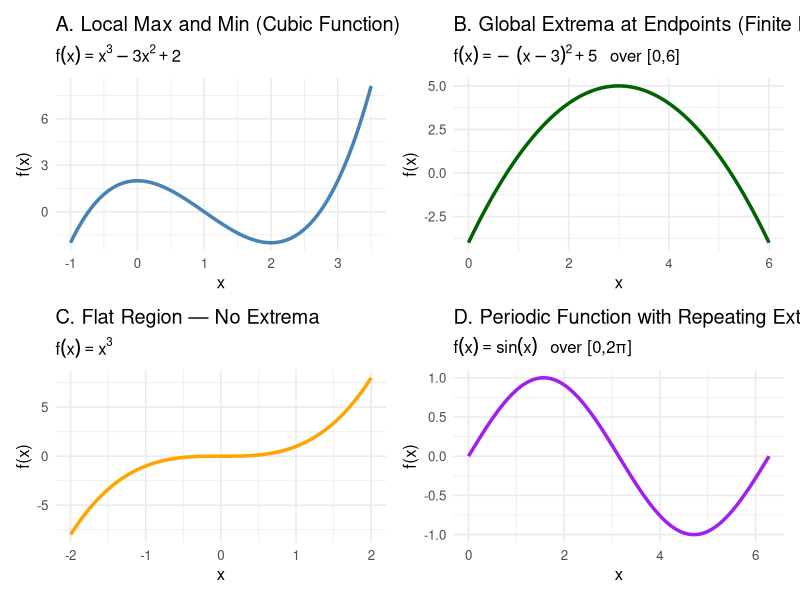
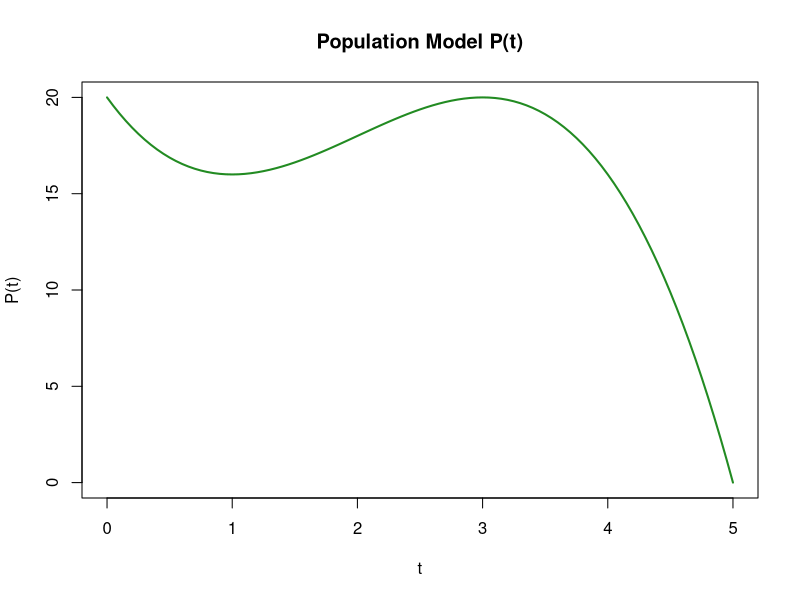
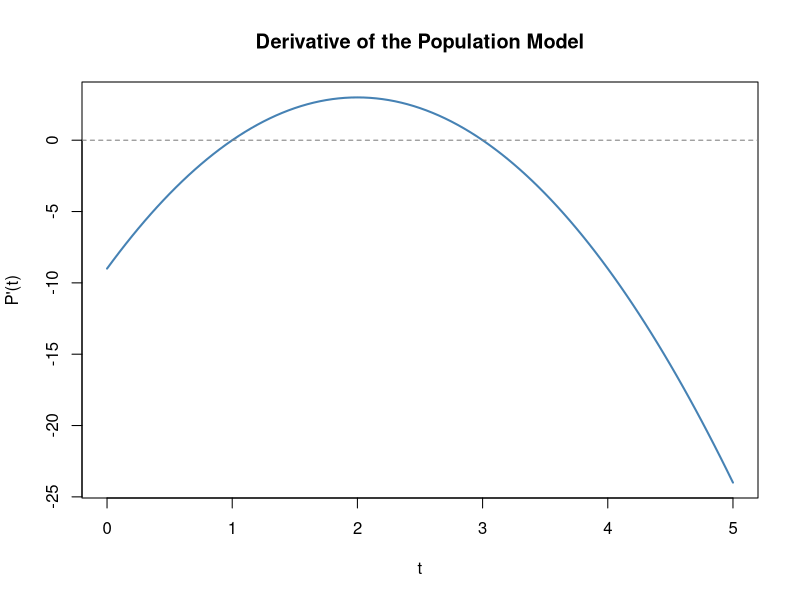
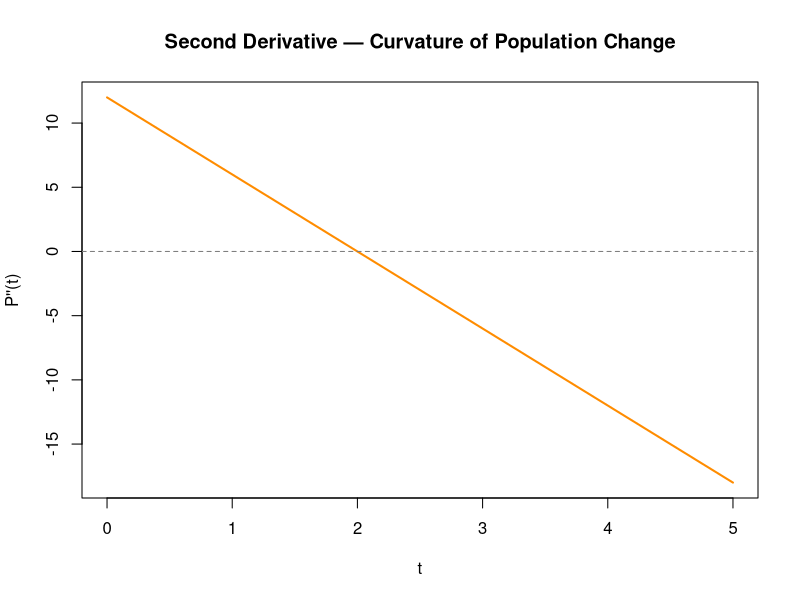
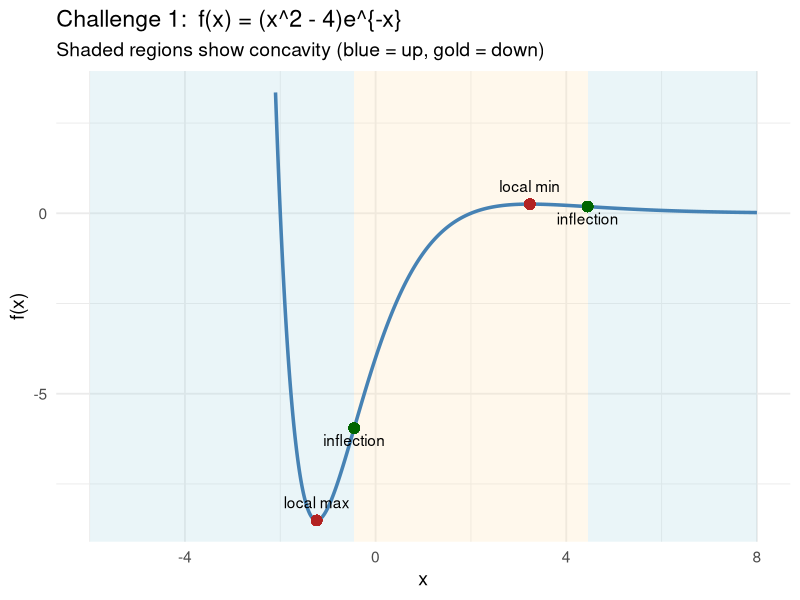
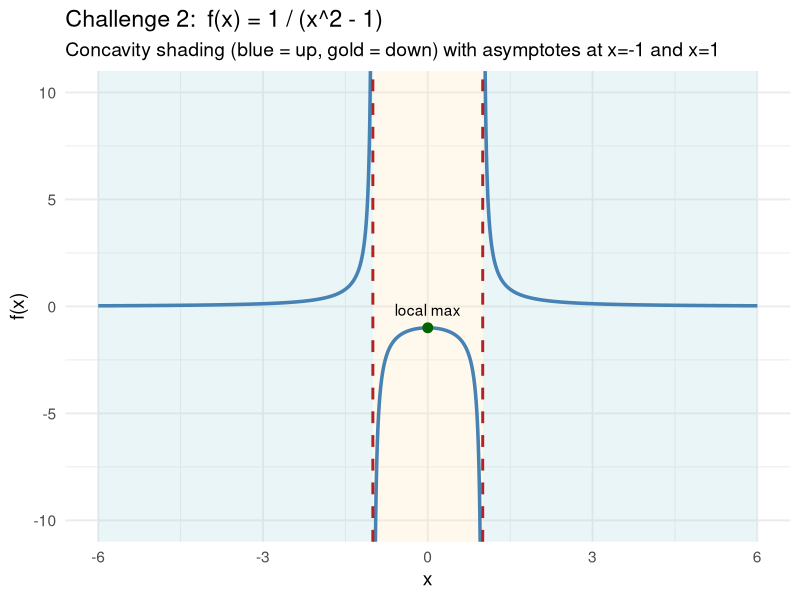
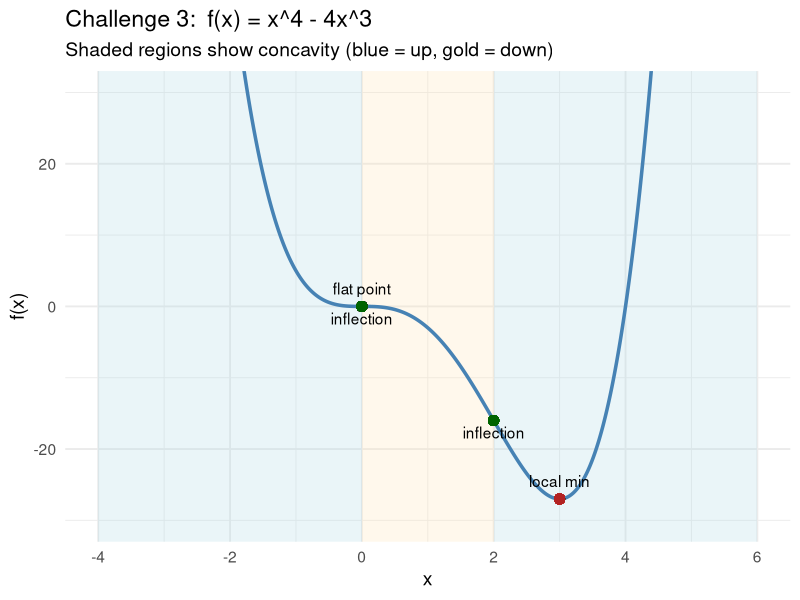
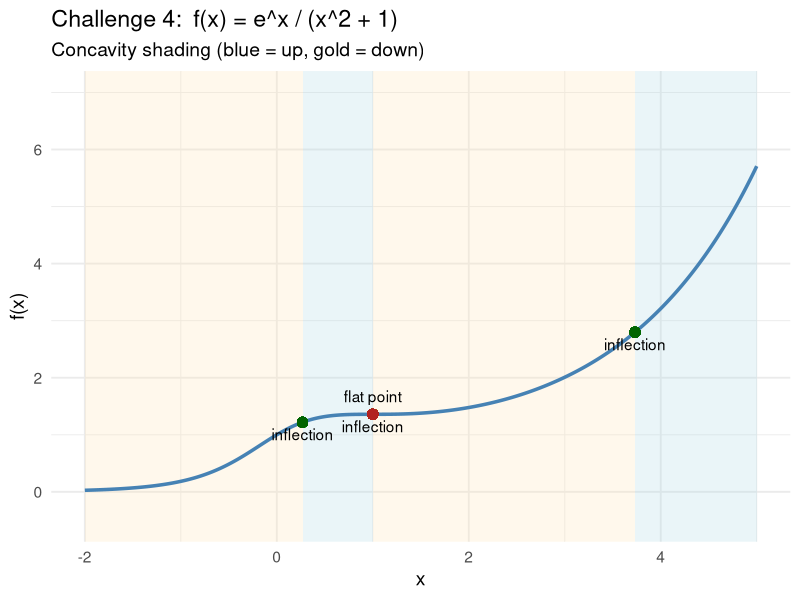

Recreate these plots in R, in order.
## ---- chunk 1
library(ggplot2)
library(patchwork)

# A. Local Max and Min
f1 <- function(x) x^3 - 3*x^2 + 2
x1 <- seq(-1, 3.5, length.out = 400)
df1 <- data.frame(x = x1, y = f1(x1))
p1 <- ggplot(df1, aes(x, y)) +
  geom_line(color = "steelblue", linewidth = 1.2) +
  labs(title = "A. Local Max and Min (Cubic Function)",
       subtitle = expression(f(x) == x^3 - 3*x^2 + 2),
       x = "x", y = "f(x)") +
  theme_minimal(base_size = 12)

# B. Global Extrema at Endpoints
f2 <- function(x) -(x - 3)^2 + 5
x2 <- seq(0, 6, length.out = 400)
df2 <- data.frame(x = x2, y = f2(x2))
p2 <- ggplot(df2, aes(x, y)) +
  geom_line(color = "darkgreen", linewidth = 1.2) +
  labs(title = "B. Global Extrema at Endpoints (Finite Domain)",
       subtitle = expression(f(x) == -~(x-3)^2 + 5~~" over [0,6]"),
       x = "x", y = "f(x)") +
  theme_minimal(base_size = 12)

# C. Flat Region (No Extremum)
f3 <- function(x) x^3
x3 <- seq(-2, 2, length.out = 400)
df3 <- data.frame(x = x3, y = f3(x3))
p3 <- ggplot(df3, aes(x, y)) +
  geom_line(color = "orange", linewidth = 1.2) +
  labs(title = "C. Flat Region — No Extrema",
       subtitle = expression(f(x) == x^3),
       x = "x", y = "f(x)") +
  theme_minimal(base_size = 12)

# D. Periodic Function
f4 <- function(x) sin(x)
x4 <- seq(0, 2*pi, length.out = 400)
df4 <- data.frame(x = x4, y = f4(x4))
p4 <- ggplot(df4, aes(x, y)) +
  geom_line(color = "purple", linewidth = 1.2) +
  labs(title = "D. Periodic Function with Repeating Extrema",
       subtitle = expression(f(x) == sin(x)~~" over [0,2π]"),
       x = "x", y = "f(x)") +
  theme_minimal(base_size = 12)

(p1 | p2) / (p3 | p4)

## ---- chunk 2
P <- function(t) -t^3 + 6*t^2 - 9*t + 20
curve(P(x), from = 0, to = 5,
col = "forestgreen", lwd = 2,
xlab = "t", ylab = "P(t)",
main = "Population Model P(t)")
## ---- chunk 3
P_prime <- function(t) -3*t^2 + 12*t - 9
curve(P_prime(x), from = 0, to = 5, col = "steelblue", lwd = 2,
      ylab = "P'(t)", xlab = "t",
      main = "Derivative of the Population Model")
abline(h = 0, lty = 2, col = "gray50")
## ---- chunk 4
P_doubleprime <- function(t) -6*t + 12
curve(P_doubleprime(x), from = 0, to = 5, col = "darkorange", lwd = 2,
      ylab = "P''(t)", xlab = "t",
      main = "Second Derivative — Curvature of Population Change")
abline(h = 0, lty = 2, col = "gray50")
## ---- chunk 5
library(ggplot2)
library(dplyr)

# Challenge 1 function
f <- function(x) (x^2 - 4) * exp(-x)

# Critical points
crit1 <- 1 - sqrt(5)
crit2 <- 1 + sqrt(5)

# Inflection points
infl1 <- 2 - sqrt(6)   # approx -0.449
infl2 <- 2 + sqrt(6)   # approx 4.449

# Build data for the plot
x_vals <- seq(-2.1, 8, length.out = 2000)
df <- data.frame(
  x = x_vals,
  y = f(x_vals)
)

# Concavity shading:
# f''(x) = e^{-x}(x^2 - 4x - 2)
# Since e^{-x} > 0 always, sign comes from q(x) = x^2 - 4x - 2
# Quadratic opens upward ⇒ concave UP outside roots and concave DOWN between roots

shade <- data.frame(
  xmin = c(-6, infl1, infl2),
  xmax = c(infl1, infl2, 8),
  concavity = c("up", "down", "up")
)

shade$fill <- ifelse(shade$concavity == "up", "lightblue", "moccasin")

# Plot with shading
ggplot(df, aes(x, y)) +
  
  # Concavity shading
  geom_rect(
    data = shade,
    inherit.aes = FALSE,
    aes(xmin = xmin, xmax = xmax, ymin = -Inf, ymax = Inf, fill = fill),
    alpha = 0.25
  ) +
  scale_fill_identity() +
  
  # Function curve
  geom_line(color = "steelblue", linewidth = 1.2) +
  
  # Critical points
  geom_point(aes(x = crit1, y = f(crit1)), color = "firebrick", size = 3) +
  geom_point(aes(x = crit2, y = f(crit2)), color = "firebrick", size = 3) +
  annotate("text", x = crit1, y = f(crit1), label = "local max", vjust = -1) +
  annotate("text", x = crit2, y = f(crit2), label = "local min", vjust = -1) +
  
  # Inflection point labels
  geom_point(aes(x = infl1, y = f(infl1)), color = "darkgreen", size = 3) +
  geom_point(aes(x = infl2, y = f(infl2)), color = "darkgreen", size = 3) +
  annotate("text", x = infl1, y = f(infl1), label = "inflection", vjust = 1.5) +
  annotate("text", x = infl2, y = f(infl2), label = "inflection", vjust = 1.5) +
  
  labs(
    title = "Challenge 1:  f(x) = (x^2 - 4)e^{-x}",
    subtitle = "Shaded regions show concavity (blue = up, gold = down)",
    x = "x",
    y = "f(x)"
  ) +
  theme_minimal(base_size = 14)
## ---- chunk 6
library(ggplot2)
library(dplyr)

# Function
f <- function(x) 1/(x^2 - 1)

# Critical point
crit <- 0

# Build separate data frames to avoid crossing asymptotes
df1 <- data.frame(x = seq(-6, -1.01, length.out = 800))
df2 <- data.frame(x = seq(-0.99, 0.99, length.out = 800))
df3 <- data.frame(x = seq(1.01, 6, length.out = 800))

df1$y <- f(df1$x)
df2$y <- f(df2$x)
df3$y <- f(df3$x)

# Concavity shading intervals
shade <- data.frame(
  xmin = c(-6, -1, 1),
  xmax = c(-1, 1, 6),
  concavity = c("up", "down", "up")
)

shade$fill <- ifelse(shade$concavity == "up", "lightblue", "moccasin")

ggplot() +
  # Concavity shading
  geom_rect(
    data = shade,
    aes(xmin = xmin, xmax = xmax,
        ymin = -Inf, ymax = Inf,
        fill = fill),
    alpha = 0.25
  ) +
  scale_fill_identity() +
  
  # Curve pieces
  geom_line(data = df1, aes(x, y), linewidth = 1.2, color = "steelblue") +
  geom_line(data = df2, aes(x, y), linewidth = 1.2, color = "steelblue") +
  geom_line(data = df3, aes(x, y), linewidth = 1.2, color = "steelblue") +
  
  # Vertical asymptotes
  geom_vline(xintercept = -1, linetype = "dashed", color = "firebrick", linewidth = 1) +
  geom_vline(xintercept = 1,  linetype = "dashed", color = "firebrick", linewidth = 1) +
  
  # Critical point
  geom_point(aes(x = crit, y = f(crit)), color = "darkgreen", size = 3) +
  annotate("text", x = crit, y = f(crit), label = "local max", vjust = -1) +
  
  labs(
    title = "Challenge 2:  f(x) = 1 / (x^2 - 1)",
    subtitle = "Concavity shading (blue = up, gold = down) with asymptotes at x=-1 and x=1",
    x = "x",
    y = "f(x)"
  ) +
  
  coord_cartesian(ylim = c(-10, 10)) +
  theme_minimal(base_size = 14)
## ---- chunk 7
library(ggplot2)
library(dplyr)

# Challenge 3 function
f <- function(x) x^4 - 4*x^3

# Critical points
crit_flat <- 0      # flat point (no extremum)
crit_min  <- 3      # local minimum

# Inflection points
infl1 <- 0
infl2 <- 2

# Build data for the curve
x_vals <- seq(-4, 6, length.out = 2000)
df <- data.frame(
  x = x_vals,
  y = f(x_vals)
)

# Concavity shading:
# f''(x) = 12x(x-2)
# concave up on (-inf, 0) and (2, inf)
# concave down on (0, 2)
shade <- data.frame(
  xmin = c(-4,   0,    2),
  xmax = c(0,    2,    6),
  concavity = c("up", "down", "up")
)

shade$fill <- ifelse(shade$concavity == "up", "lightblue", "moccasin")

# Plot
ggplot(df, aes(x, y)) +
  
  # Concavity shading
  geom_rect(
    data = shade,
    inherit.aes = FALSE,
    aes(xmin = xmin, xmax = xmax,
        ymin = -Inf, ymax = Inf, fill = fill),
    alpha = 0.25
  ) +
  scale_fill_identity() +
  
  # Function curve
  geom_line(color = "steelblue", linewidth = 1.2) +
  
  # Critical points
  geom_point(aes(x = crit_flat, y = f(crit_flat)), color = "firebrick", size = 3) +
  geom_point(aes(x = crit_min,  y = f(crit_min)),  color = "firebrick", size = 3) +
  
  annotate("text", x = crit_flat, y = f(crit_flat),
           label = "flat point", vjust = -1) +
  annotate("text", x = crit_min, y = f(crit_min),
           label = "local min", vjust = -1) +
  
  # Inflection points
  geom_point(aes(x = infl1, y = f(infl1)), color = "darkgreen", size = 3) +
  geom_point(aes(x = infl2, y = f(infl2)), color = "darkgreen", size = 3) +
  
  annotate("text", x = infl1, y = f(infl1),
           label = "inflection", vjust = 1.5) +
  annotate("text", x = infl2, y = f(infl2),
           label = "inflection", vjust = 1.5) +
  
  labs(
    title = "Challenge 3:  f(x) = x^4 - 4x^3",
    subtitle = "Shaded regions show concavity (blue = up, gold = down)",
    x = "x",
    y = "f(x)"
  ) +
  
  # Set y-axis limits here
  coord_cartesian(ylim = c(-30, 30)) +
  
  theme_minimal(base_size = 14)
## ---- chunk 8
library(ggplot2)
library(dplyr)

# Challenge 4 function
f <- function(x) exp(x) / (x^2 + 1)

# Inflection points
infl1 <- 2 - sqrt(3)    # ≈ 0.268
infl2 <- 1              # flat point + inflection
infl3 <- 2 + sqrt(3)    # ≈ 3.732

# Build data for the curve
x_vals <- seq(-2, 5, length.out = 2000)
df <- data.frame(
  x = x_vals,
  y = f(x_vals)
)

# Concavity shading: down → up → down → up
shade <- data.frame(
  xmin = c(-2,    infl1, infl2, infl3),
  xmax = c(infl1, infl2, infl3, 5),
  concavity = c("down", "up", "down", "up")
)

shade$fill <- ifelse(shade$concavity == "up", "lightblue", "moccasin")

# Plot
ggplot(df, aes(x, y)) +
  
  geom_rect(
    data = shade,
    inherit.aes = FALSE,
    aes(xmin = xmin, xmax = xmax,
        ymin = -Inf, ymax = Inf,
        fill = fill),
    alpha = 0.25
  ) +
  scale_fill_identity() +
  
  geom_line(color = "steelblue", linewidth = 1.2) +
  
  geom_point(aes(x = infl1, y = f(infl1)), color = "darkgreen", size = 3) +
  geom_point(aes(x = infl2, y = f(infl2)), color = "darkgreen", size = 3) +
  geom_point(aes(x = infl3, y = f(infl3)), color = "darkgreen", size = 3) +
  
  annotate("text", x = infl1, y = f(infl1), label = "inflection", vjust = 1.5) +
  annotate("text", x = infl2, y = f(infl2), label = "inflection", vjust = 1.5) +
  annotate("text", x = infl3, y = f(infl3), label = "inflection", vjust = 1.5) +
  
  geom_point(aes(x = 1, y = f(1)), color = "firebrick", size = 3) +
  annotate("text", x = 1, y = f(1), label = "flat point", vjust = -1) +
  
  labs(
    title = "Challenge 4:  f(x) = e^x / (x^2 + 1)",
    subtitle = "Concavity shading (blue = up, gold = down)",
    x = "x",
    y = "f(x)"
  ) +
  
  coord_cartesian(xlim = c(-2, 5), ylim = c(-0.5, 7)) +
  
  theme_minimal(base_size = 14)
## ---- chunk 9
library(ggplot2)
library(dplyr)

# Function
f <- function(x) 50 / (1 + 2 * exp(-x))

# Inflection point at x = ln(2)
infl <- log(2)

# Build data
x_vals <- seq(-6, 6, length.out = 2000)
df <- data.frame(
  x = x_vals,
  y = f(x_vals)
)

# Concavity shading: up for x < ln2, down for x > ln2
shade <- data.frame(
  xmin = c(-6, infl),
  xmax = c(infl, 6),
  concavity = c("up", "down")
)

shade$fill <- ifelse(shade$concavity == "up", "lightblue", "moccasin")

# Plot
ggplot(df, aes(x, y)) +
  
  geom_rect(
    data = shade,
    inherit.aes = FALSE,
    aes(xmin = xmin, xmax = xmax,
        ymin = -Inf, ymax = Inf,
        fill = fill),
    alpha = 0.25
  ) +
  scale_fill_identity() +
  
  geom_line(color = "steelblue", linewidth = 1.2) +
  
  # Inflection point
  geom_point(aes(x = infl, y = f(infl)), color = "darkgreen", size = 3) +
  annotate("text", x = infl, y = f(infl), label = "inflection", vjust = 1.5) +
  
  labs(
    title = "Challenge 5:  f(x) = 50 / (1 + 2 e^{-x})",
    subtitle = "Concavity shading (blue = up, gold = down)",
    x = "x",
    y = "f(x)"
  ) +
  
  coord_cartesian(xlim = c(-6, 6), ylim = c(-2, 55)) +
  
  theme_minimal(base_size = 14)
